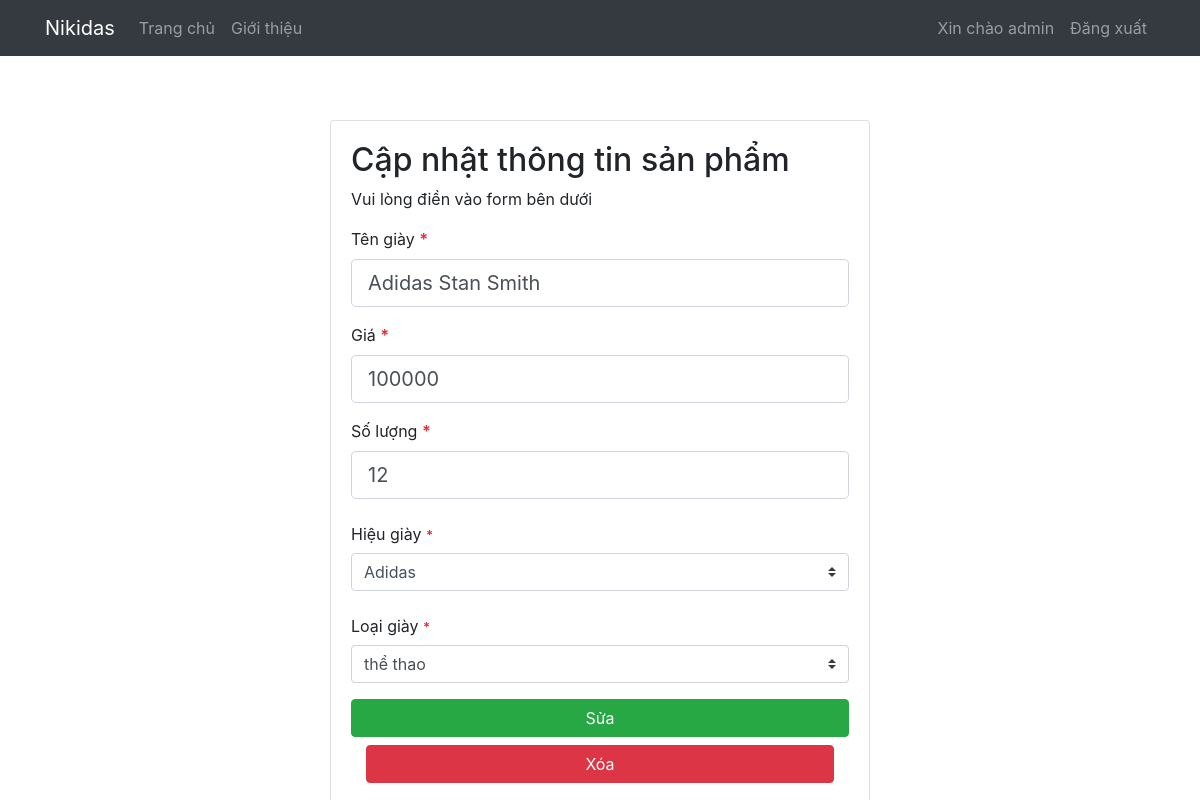
/quanlybangiay/products/edit/1 (signed in), run on the app's committed database.
### tables this page shows
CREATE TABLE `giay` (
  `MaGiay` int(11) NOT NULL,
  `TenGiay` varchar(256) NOT NULL,
  `Gia` double NOT NULL,
  `SLCon` int(11) NOT NULL,
  `MaHG` int(11) NOT NULL,
  `MaLG` int(11) NOT NULL
);

### quanlybangiay/app/libraries/Core.php (called while the page is built, shortened)
<?php
  class Core {
    protected $currentMethod = "index";
    public function __construct() {
      $url = $this->getURL();
      if (file_exists("../app/controllers/" . ucwords($url[0]) . ".php")) {
        unset($url[0]);
      }
      $this->currentController = new $this->currentController;
      if (isset($url[1])) {
        if (method_exists($this->currentController, $url[1])) {
          $this->currentMethod = $url[1];
          unset($url[1]);
        }
      }
      $this->params = $url ? array_values($url) : [];
      call_user_func_array([$this->currentController, $this->currentMethod], $this->params);
    }
    public function getURL() {
      if (isset($_GET["url"])) {
        $url = rtrim($_GET["url"], "/");
        $url = filter_var($url, FILTER_SANITIZE_URL);
        $url = stripslashes($url);
        $url = htmlspecialchars($url);
        $url = explode("/", $url);
        return $url;
      }
    }
  }
?>

### quanlybangiay/public/index.php (called while the page is built, shortened)
<?php
  $init = new Core();
?>

### quanlybangiay/app/libraries/Database.php (called while the page is built, shortened)
<?php
  class Database {
    private $host = DB_HOST;
    private $user = DB_USER;
    private $pass = DB_PASS;
    private $dbname = DB_NAME;
    private $charset = DB_CHARSET;
    private $dbh;
    private $stmt;
    public function __construct() {
      $dsn = "mysql:host=" . $this->host . ";dbname=" . $this->dbname . ";charset=" . $this->charset;
      $options = array(
        PDO::ATTR_PERSISTENT         => true,
        PDO::ATTR_ERRMODE            => PDO::ERRMODE_EXCEPTION,
        PDO::ATTR_DEFAULT_FETCH_MODE => PDO::FETCH_OBJ,
        PDO::ATTR_EMULATE_PREPARES   => false
      );
      try {
        $this->dbh = new PDO($dsn, $this->user, $this->pass, $options);
      } catch (PDOException $e) {
        $this->error = $e->getMessage();
        echo $this->error;
      }
    }
    public function query($sql) {
      $this->stmt = $this->dbh->prepare($sql);
    }
    public function bind($param, $value, $type = null) {
      if (is_null($type)) {
        switch(true) {
          default:
            $type = PDO::PARAM_STR;
        }
      }
      $this->stmt->bindValue($param, $value, $type);
    }
    public function execute() {
      return $this->stmt->execute();
    }
    public function resultSet() {
      $this->execute();
      return $this->stmt->fetchAll();
    }
    public function single() {
      $this->execute();
      return $this->stmt->fetch();
    }
  }
?>

### quanlybangiay/app/models/Product.php (called while the page is built, shortened)
<?php
class Product {
  public function __construct() {
    $this->db = new Database();
  }
  public function layTatCaHieuGiay() {
    $this->db->query('SELECT * FROM HieuGiay');
    $result = $this->db->resultSet();
    return $result;
  }
  public function layTatCaLoaiGiay() {
    $this->db->query('SELECT * FROM LoaiGiay');
    $result = $this->db->resultSet();
    return $result;
  }
  public function laySanPhamTheoMa($maGiay) {
    $this->db->query("SELECT * FROM Giay JOIN HieuGiay ON Giay.MaHG = HieuGiay.MaHG JOIN LoaiGiay ON Giay.MaLG = LoaiGiay.MaLG WHERE magiay = :magiay");
    $this->db->bind(":magiay", $maGiay);
    $result = $this->db->single();
    return $result;
  }
}
?>

### quanlybangiay/app/views/products/edit.php (the view, shortened to what this page needs)
<?php require_once APPROOT . "/views/inc/header.php";?>
<div class="row">
  <div class="col-md-6 mx-auto">
    <div class="card card-body mt-5">
      <h2>Cập nhật thông tin sản phẩm</h2>
      <p>Vui lòng điền vào form bên dưới</p>
      <form action="<?php echo URLROOT; ?>/products/edit/<?php echo $data["product"]->MaGiay; ?>" method="post">
        <div class="form-group">
          <label for="tenGiay">Tên giày <span class="text-danger font-weight-bold">*</span></label>
          <input type="text" name="tenGiay" class="form-control form-control-lg<?php echo (!empty($data["tenGiay_err"])) ? " is-invalid" : ""; ?>" value="<?php echo $data["product"]->TenGiay; ?>">
        </div>
        <div class="form-group">
          <label for="gia">Giá <span class="text-danger font-weight-bold">*</span></label>
          <input type="number" name="gia" class="form-control form-control-lg <?php echo (!empty($data["gia_err"])) ? "is-invalid" : ""; ?>" value="<?php echo $data["product"]->Gia; ?>">
        </div>
        <div class="form-group">
          <label for="soLuong">Số lượng <span class="text-danger font-weight-bold">*</span></label>
          <input type="number" name="soLuong" class="form-control form-control-lg <?php echo (!empty($data["soLuong_err"])) ? "is-invalid" : ""; ?>" value="<?php echo $data["product"]->SLCon; ?>">
        </div>
        <div class="form-group">
          <label class="col-form-label">Hiệu giày <span class="text-danger small font-weight-bold">*</span></label>
          <select class="custom-select" name="maHG">
            <?php foreach ($data["cacHieuGiay"] as $hieuGiay): ?>
              <option value="<?php echo $hieuGiay->MaHG; ?>"
                <?php if ($data["product"]->MaHG == $hieuGiay->MaHG) {
  echo ("selected");
}
?>
                >
                <?php echo $hieuGiay->TenHG; ?>
                </option>
            <?php endforeach;?>
          </select>
        </div>
        <div class="form-group">
          <label class="col-form-label">Loại giày <span class="text-danger small font-weight-bold">*</span></label>
          <select class="custom-select" name="maLG">
            <?php foreach ($data["cacLoaiGiay"] as $loaiGiay): ?>
              <option value="<?php echo $loaiGiay->MaLG; ?>"
                <?php if ($data["product"]->MaLG == $loaiGiay->MaLG) {
  echo ("selected");
}
?>
                >
                <?php echo $loaiGiay->TenLG; ?>
                </option>
            <?php endforeach;?>
          </select>
        </div>
        <div class="row">
          <div class="col">
            <input type="submit" value="Sửa" class="btn btn-success btn-block">
          </div>
        </div>
      </form>
      <form id="form-xoa" action="<?php echo URLROOT; ?>/products/delete/<?php echo $data["product"]->MaGiay; ?>" method="post">
        <div class="col">
          <input type="button" value="Xóa" class="btn btn-danger btn-block mt-2" id="btn-xoa">
        </div>
      </form>
    </div>
  </div>
</div>
<?php require_once APPROOT . "/views/inc/footer.php";?>

### data on the page
giay: tenGiay "Adidas Stan Smith", gia "100000", soLuong "12"

### other printed values
SITENAME "Nikidas"
$_SESSION["tenDN"] "admin"
form field maHG "Adidas"
form field maLG "thể thao"
